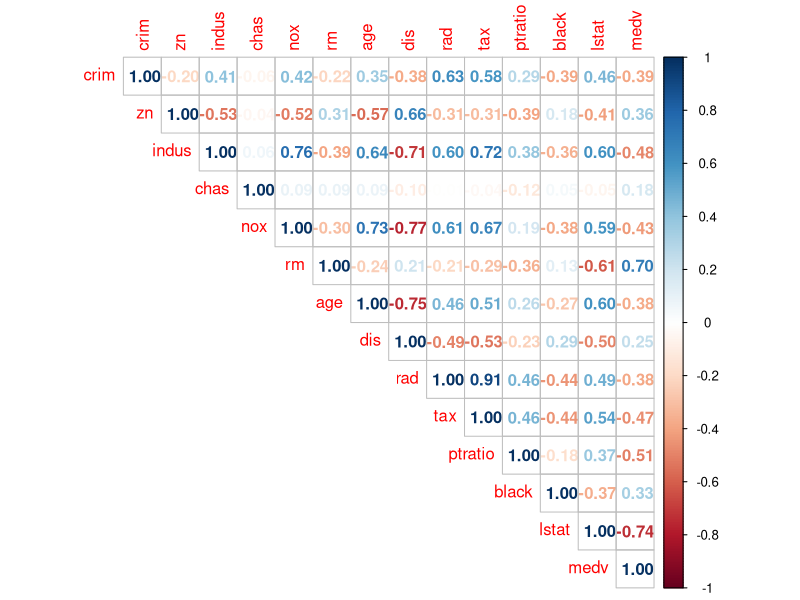
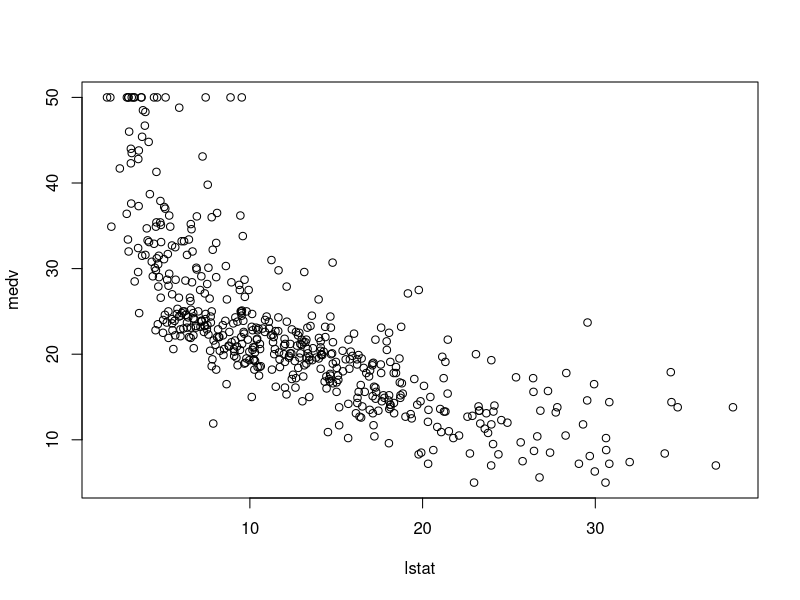
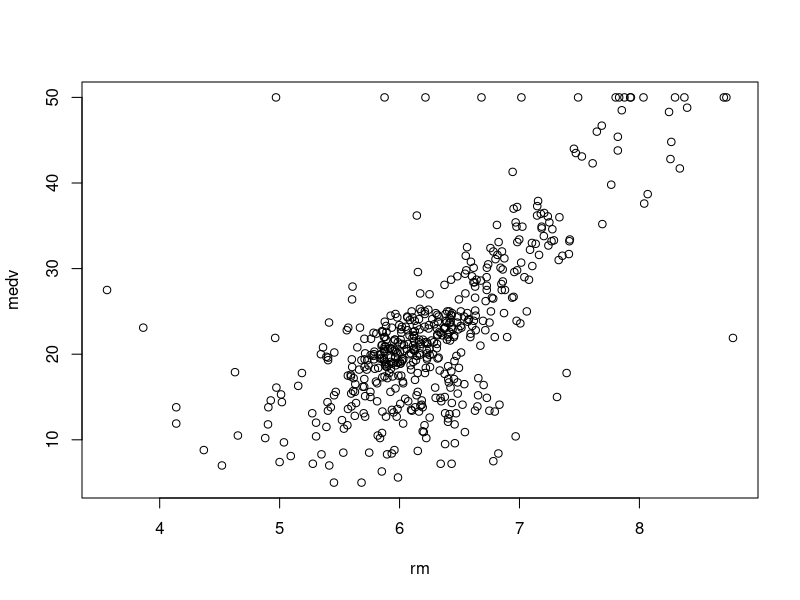
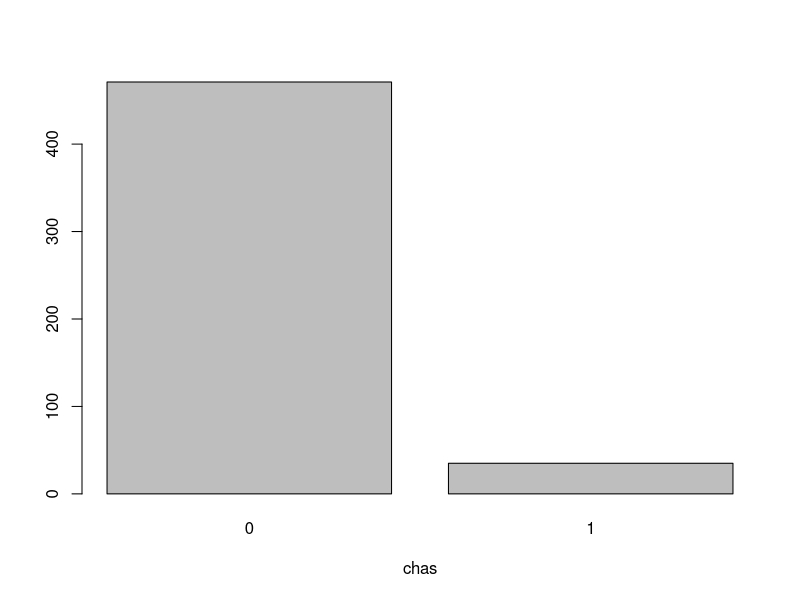
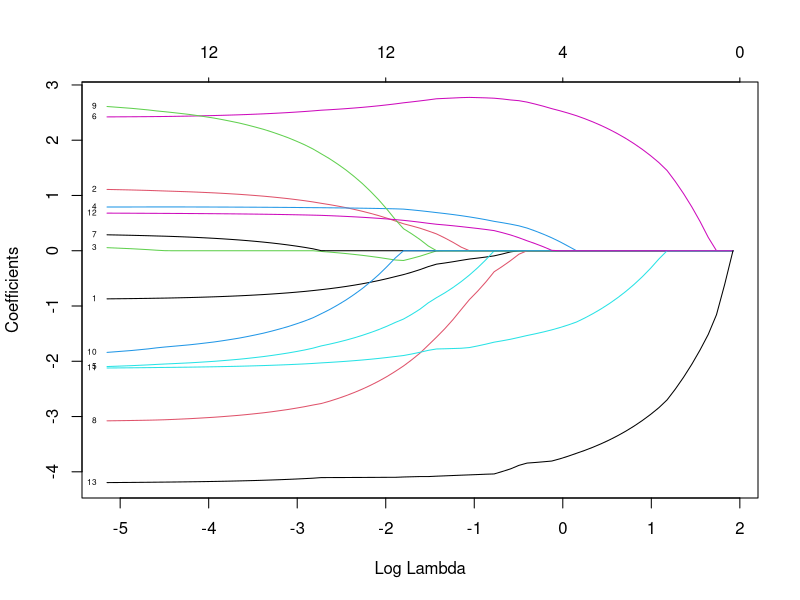
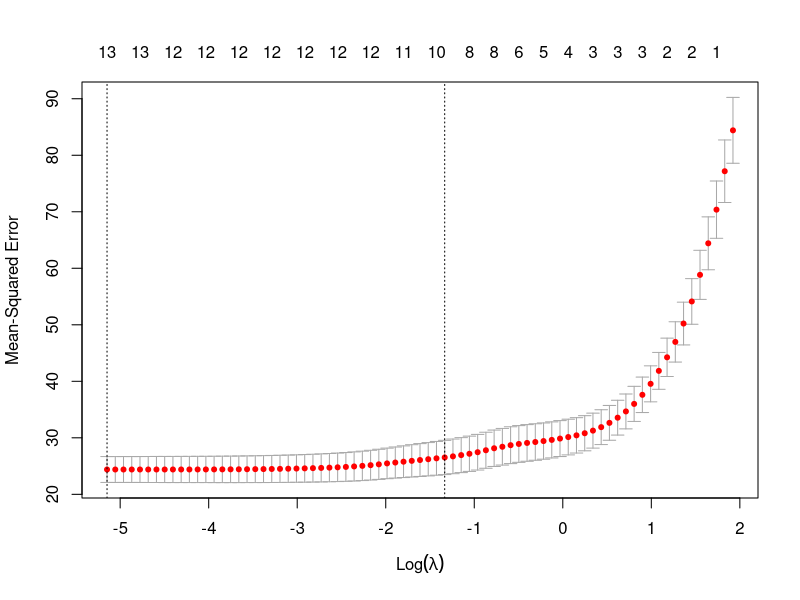

Generate these figures, in order, with R:
## ---- chunk 1
library(MASS)
library(GGally)
library(corrplot)
library(glmnet)
library(dplyr)
library(leaps)
## ---- chunk 2
data(Boston)
dim(Boston)
cormat=cor(Boston)
corrplot(cormat, type = "upper", method="number")
Boston$chas<-as.factor(Boston$chas)
## ---- chunk 3
plot(medv~lstat, data=Boston)
plot(medv~rm, data=Boston)
counts <- table(Boston$chas)
barplot(counts, main="", xlab="chas")
## ---- chunk 4
set.seed(123)
index <- sample(nrow(Boston),nrow(Boston)*0.80) #80-20 split
Boston.train <- Boston[index,]
Boston.test <- Boston[-index,]
## ---- chunk 5
model0<- lm(medv~lstat, data = Boston.train)
model1<- lm(medv~., data=Boston.train)
model2<- lm(medv~. -indus -age, data=Boston.train)
AIC(model0)
BIC(model0)
AIC(model1)
BIC(model1)
AIC(model2)
BIC(model2)
anova(model2, model1)
summary(model2)
## ---- chunk 6
model.subset<- regsubsets(medv~.,data=Boston.train, nbest=1, nvmax = 13)
subset_fit=summary(model.subset)
subset_fit
## ---- chunk 7
null.model<-lm(medv~1, data=Boston)
full.model<-lm(medv~., data=Boston.train)
result<-step(null.model, scope=list(lower=null.model, upper=full.model), k = 2, direction="forward")
result$anova
result<-step(full.model, scope=list(lower=null.model, upper=full.model), k = 2, direction="backward")
result$anova
result<-step(null.model, scope=list(lower=null.model, upper=full.model), k = 2, direction="both")
result$anova
## ---- chunk 8
Boston$chas<-as.numeric(Boston$chas)
#Standardize covariates before fitting LASSO
Boston.X.std<- scale(select(Boston,-medv))
X.train<- as.matrix(Boston.X.std)[index,]
X.test<-  as.matrix(Boston.X.std)[-index,]
Y.train<- Boston[index, "medv"]
Y.test<- Boston[-index, "medv"]

lasso.fit<- glmnet(x=X.train, y=Y.train, family = "gaussian", alpha = 1)
plot(lasso.fit, xvar = "lambda", label=TRUE)
## ---- chunk 9
cv.lasso<- cv.glmnet(x=X.train, y=Y.train, family = "gaussian", alpha = 1, nfolds = 10)
plot(cv.lasso)
cv.lasso$lambda.min
cv.lasso$lambda.1se
pred.lasso.train<- predict(lasso.fit, newx = X.train, s=cv.lasso$lambda.min)
pred.lasso.min<- predict(lasso.fit, newx = X.test, s=cv.lasso$lambda.min)
pred.lasso.1se<- predict(lasso.fit, newx = X.test, s=cv.lasso$lambda.1se)
#Lasso MSE
mean((Y.train-pred.lasso.train)^2)
#MSPE
mean((Y.test-pred.lasso.min)^2)
mean((Y.test-pred.lasso.1se)^2)
